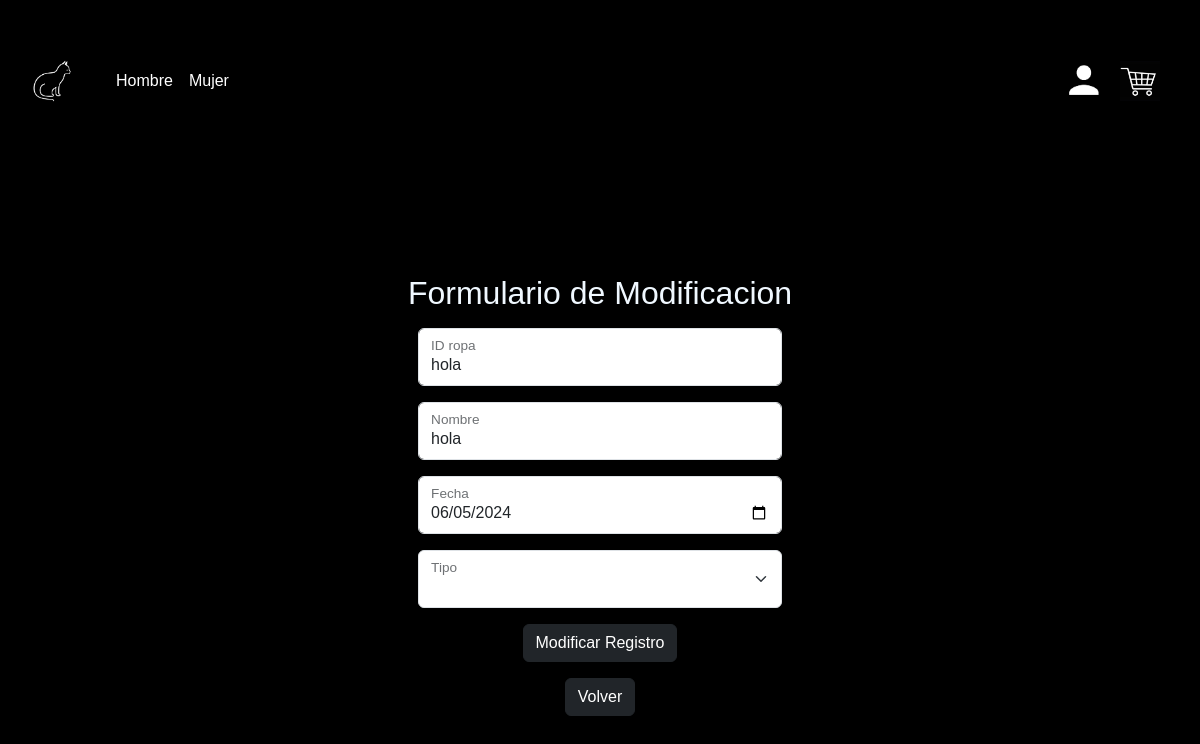
The page /ropa2_findEdit/hola on the database its author committed.
### Darkless/models.py (models this page shows, shortened)
class Ropa2(models.Model):
    id_ropa = models.CharField(primary_key=True, max_length=10)
    nombre_ropa = models.CharField(max_length=20)
    fecha_lazamiento = models.DateField()
    id_tipo = models.ForeignKey(
        "Tipo", on_delete=models.CASCADE, db_column="IDTipo"
    )
    activo = models.BooleanField()

### Darkless/views.py (the view, shortened to what this page needs)
# urls.py: path("ropa2_findEdit/<str:pk>", views.ropa2_findEdit, name="ropa2_findEdit"),
def ropa2_findEdit(request,pk):
    if pk!="":
        ropa2 = Ropa2.objects.get(id_ropa=pk)
        tipos = Tipo.objects.all()
        context={
            "ropa2":ropa2,
            "tipos":tipos,
        }
        return render(request,"pages/ropa2_update.html",context)

### Darkless/templates/pages/ropa2_update.html (shortened to what this page needs)
<!DOCTYPE html>
<html lang="en">
<head>
    {% load static %}
    <link href="https://cdn.jsdelivr.net/npm/bootstrap@5.3.3/dist/css/bootstrap.min.css" rel="stylesheet">
    <link rel="stylesheet" href="{% static 'css/booscss.css'%}">
</head>
{% include 'base/header.html'%}
<body class="body">
    <main>
        <div class="container">
            <div class="row">
                <div class="col-md-8 shadow-lg mx-auto text-center p-3">
                    <h2 class="my-3">Formulario de Modificacion</h2>
                    <form action="{% url 'ropa2_update' %}" method="POST" class="form-floating">
                        <div class="form-floating mb-3 w-50 mx-auto">
                            <input type="text" value={{ropa2.id_ropa}} class="form-control" id="id_ropa" name="id_ropa" readonly>
                            <label for="id_ropa" class="form-label">ID ropa</label>
                        </div>
                        <div class="form-floating mb-3 w-50 mx-auto">
                            <input type="text" value={{ropa2.nombre_ropa}} class="form-control" id="nombre_ropa" name="nombre_ropa">
                            <label for="nombre" class="form-label">Nombre</label>
                        </div>
                        <div class="form-floating mb-3 w-50 mx-auto">
                            <input type="date" value={{ropa2.fecha_lazamiento|date:"Y-m-d"}} class="form-control"
                                id="fecha" name="fecha">
                            <label for="fecha" class="form-label">Fecha</label>
                        </div>
                        <div class="form-floating mb-3 w-50 mx-auto">
                            <select class="form-select" id="tipo" name="tipo">
                            </select>
                            <label for="tipo" class="form-label">Tipo</label>
                        </div>
                        <div>
                            <button type="submit" class="btn btn-dark">Modificar Registro</button><br>
                            <a href="{% url 'crud_ropa2'%}"><button type="button"
                                    class="btn btn-dark mt-3">Volver</button></a>
                        </div>
                    </form>
                </div>
            </div>
        </div>
    </main>
</body>
</html>

### Darkless/static/css/booscss.css (style rules this page uses)
.container { margin-top: 40px; }
.body { background-color: black; }
.row { color: aliceblue; }
body { font-family: sans-serif; margin: 0; padding: 0; }
main { display: flex; justify-content: space-between; margin: 20px; }

### rows shown on the page
Ropa2: id_ropa "hola", nombre_ropa "hola", fecha "06/05/2024"
